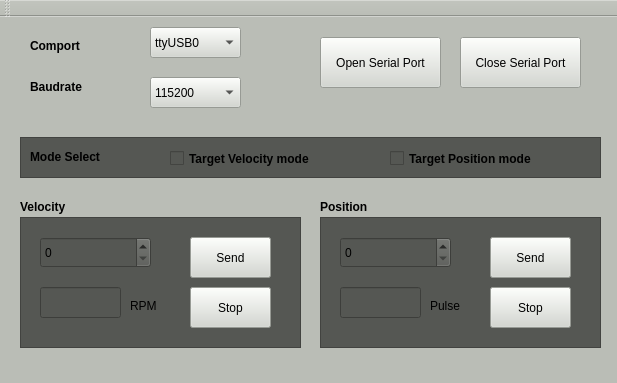
<?xml version="1.0" encoding="UTF-8"?>
<ui version="4.0">
 <class>MainWindow</class>
 <widget class="QMainWindow" name="MainWindow">
  <property name="geometry">
   <rect>
    <x>0</x>
    <y>0</y>
    <width>617</width>
    <height>383</height>
   </rect>
  </property>
  <property name="windowTitle">
   <string>MainWindow</string>
  </property>
  <property name="styleSheet">
   <string notr="true">background-color: rgb(0, 0, 0);
background-color: rgb(186, 189, 182);</string>
  </property>
  <widget class="QWidget" name="centralWidget">
   <widget class="QFrame" name="Speed">
    <property name="geometry">
     <rect>
      <x>20</x>
      <y>200</y>
      <width>281</width>
      <height>131</height>
     </rect>
    </property>
    <property name="styleSheet">
     <string notr="true">background-color: rgb(85, 87, 83);</string>
    </property>
    <property name="frameShape">
     <enum>QFrame::StyledPanel</enum>
    </property>
    <property name="frameShadow">
     <enum>QFrame::Raised</enum>
    </property>
    <widget class="QPushButton" name="SpeedStopPB">
     <property name="geometry">
      <rect>
       <x>170</x>
       <y>70</y>
       <width>81</width>
       <height>41</height>
      </rect>
     </property>
     <property name="styleSheet">
      <string notr="true">background-color: rgb(211, 215, 207);</string>
     </property>
     <property name="text">
      <string>Stop</string>
     </property>
    </widget>
    <widget class="QPushButton" name="SpeedSendPB">
     <property name="geometry">
      <rect>
       <x>170</x>
       <y>20</y>
       <width>81</width>
       <height>41</height>
      </rect>
     </property>
     <property name="styleSheet">
      <string notr="true">background-color: rgb(211, 215, 207);</string>
     </property>
     <property name="text">
      <string>Send</string>
     </property>
    </widget>
    <widget class="QLineEdit" name="SpeedLE">
     <property name="geometry">
      <rect>
       <x>20</x>
       <y>70</y>
       <width>81</width>
       <height>31</height>
      </rect>
     </property>
    </widget>
    <widget class="QSpinBox" name="SpeedSB">
     <property name="geometry">
      <rect>
       <x>20</x>
       <y>20</y>
       <width>111</width>
       <height>31</height>
      </rect>
     </property>
     <property name="maximum">
      <number>250</number>
     </property>
     <property name="singleStep">
      <number>10</number>
     </property>
    </widget>
    <widget class="QLabel" name="portLB_2">
     <property name="geometry">
      <rect>
       <x>110</x>
       <y>80</y>
       <width>31</width>
       <height>17</height>
      </rect>
     </property>
     <property name="font">
      <font>
       <weight>50</weight>
       <bold>false</bold>
      </font>
     </property>
     <property name="text">
      <string>RPM</string>
     </property>
    </widget>
   </widget>
   <widget class="QFrame" name="Velocity">
    <property name="geometry">
     <rect>
      <x>320</x>
      <y>200</y>
      <width>281</width>
      <height>131</height>
     </rect>
    </property>
    <property name="styleSheet">
     <string notr="true">background-color: rgb(85, 87, 83);</string>
    </property>
    <property name="frameShape">
     <enum>QFrame::StyledPanel</enum>
    </property>
    <property name="frameShadow">
     <enum>QFrame::Raised</enum>
    </property>
    <widget class="QPushButton" name="PositionStopPB">
     <property name="geometry">
      <rect>
       <x>170</x>
       <y>70</y>
       <width>81</width>
       <height>41</height>
      </rect>
     </property>
     <property name="styleSheet">
      <string notr="true">background-color: rgb(211, 215, 207);</string>
     </property>
     <property name="text">
      <string>Stop</string>
     </property>
    </widget>
    <widget class="QSpinBox" name="PositionSB">
     <property name="geometry">
      <rect>
       <x>20</x>
       <y>20</y>
       <width>111</width>
       <height>31</height>
      </rect>
     </property>
     <property name="maximum">
      <number>100000</number>
     </property>
     <property name="singleStep">
      <number>100</number>
     </property>
    </widget>
    <widget class="QPushButton" name="PositionSendPB">
     <property name="geometry">
      <rect>
       <x>170</x>
       <y>20</y>
       <width>81</width>
       <height>41</height>
      </rect>
     </property>
     <property name="styleSheet">
      <string notr="true">background-color: rgb(211, 215, 207);</string>
     </property>
     <property name="text">
      <string>Send</string>
     </property>
    </widget>
    <widget class="QLineEdit" name="PositionLE">
     <property name="geometry">
      <rect>
       <x>20</x>
       <y>70</y>
       <width>81</width>
       <height>31</height>
      </rect>
     </property>
    </widget>
    <widget class="QLabel" name="portLB_3">
     <property name="geometry">
      <rect>
       <x>110</x>
       <y>80</y>
       <width>41</width>
       <height>17</height>
      </rect>
     </property>
     <property name="font">
      <font>
       <weight>50</weight>
       <bold>false</bold>
      </font>
     </property>
     <property name="text">
      <string>Pulse</string>
     </property>
    </widget>
   </widget>
   <widget class="QPushButton" name="stopPB">
    <property name="geometry">
     <rect>
      <x>460</x>
      <y>20</y>
      <width>121</width>
      <height>51</height>
     </rect>
    </property>
    <property name="styleSheet">
     <string notr="true">background-color: rgb(211, 215, 207);</string>
    </property>
    <property name="text">
     <string>Close Serial Port</string>
    </property>
   </widget>
   <widget class="QLabel" name="baudLB">
    <property name="geometry">
     <rect>
      <x>30</x>
      <y>60</y>
      <width>67</width>
      <height>20</height>
     </rect>
    </property>
    <property name="font">
     <font>
      <weight>75</weight>
      <bold>true</bold>
     </font>
    </property>
    <property name="text">
     <string>Baudrate</string>
    </property>
   </widget>
   <widget class="QPushButton" name="openPB">
    <property name="geometry">
     <rect>
      <x>320</x>
      <y>20</y>
      <width>121</width>
      <height>51</height>
     </rect>
    </property>
    <property name="styleSheet">
     <string notr="true">background-color: rgb(211, 215, 207);</string>
    </property>
    <property name="text">
     <string>Open Serial Port</string>
    </property>
   </widget>
   <widget class="QComboBox" name="baudCB">
    <property name="geometry">
     <rect>
      <x>150</x>
      <y>60</y>
      <width>91</width>
      <height>31</height>
     </rect>
    </property>
    <property name="styleSheet">
     <string notr="true">background-color: rgb(211, 215, 207);</string>
    </property>
    <item>
     <property name="text">
      <string>115200</string>
     </property>
    </item>
    <item>
     <property name="text">
      <string>9600</string>
     </property>
    </item>
   </widget>
   <widget class="QLabel" name="portLB">
    <property name="geometry">
     <rect>
      <x>30</x>
      <y>20</y>
      <width>67</width>
      <height>17</height>
     </rect>
    </property>
    <property name="font">
     <font>
      <weight>75</weight>
      <bold>true</bold>
     </font>
    </property>
    <property name="text">
     <string>Comport</string>
    </property>
   </widget>
   <widget class="QComboBox" name="usbCB">
    <property name="geometry">
     <rect>
      <x>150</x>
      <y>10</y>
      <width>91</width>
      <height>31</height>
     </rect>
    </property>
    <property name="styleSheet">
     <string notr="true">background-color: rgb(211, 215, 207);</string>
    </property>
    <item>
     <property name="text">
      <string>ttyUSB0</string>
     </property>
    </item>
    <item>
     <property name="text">
      <string>ttyUSB1</string>
     </property>
    </item>
    <item>
     <property name="text">
      <string>ttyUSB2</string>
     </property>
    </item>
   </widget>
   <widget class="QFrame" name="Speed_2">
    <property name="geometry">
     <rect>
      <x>20</x>
      <y>120</y>
      <width>581</width>
      <height>41</height>
     </rect>
    </property>
    <property name="styleSheet">
     <string notr="true">background-color: rgb(85, 87, 83);</string>
    </property>
    <property name="frameShape">
     <enum>QFrame::StyledPanel</enum>
    </property>
    <property name="frameShadow">
     <enum>QFrame::Raised</enum>
    </property>
    <widget class="QCheckBox" name="SpeedCB">
     <property name="geometry">
      <rect>
       <x>150</x>
       <y>10</y>
       <width>201</width>
       <height>23</height>
      </rect>
     </property>
     <property name="font">
      <font>
       <weight>75</weight>
       <bold>true</bold>
      </font>
     </property>
     <property name="text">
      <string>Target Velocity mode</string>
     </property>
    </widget>
    <widget class="QCheckBox" name="PositionCB">
     <property name="geometry">
      <rect>
       <x>370</x>
       <y>10</y>
       <width>201</width>
       <height>23</height>
      </rect>
     </property>
     <property name="font">
      <font>
       <weight>75</weight>
       <bold>true</bold>
      </font>
     </property>
     <property name="text">
      <string>Target Position mode</string>
     </property>
    </widget>
    <widget class="QLabel" name="baudLB_2">
     <property name="geometry">
      <rect>
       <x>10</x>
       <y>10</y>
       <width>91</width>
       <height>20</height>
      </rect>
     </property>
     <property name="font">
      <font>
       <weight>75</weight>
       <bold>true</bold>
      </font>
     </property>
     <property name="text">
      <string>Mode Select</string>
     </property>
    </widget>
   </widget>
   <widget class="QLabel" name="baudLB_3">
    <property name="geometry">
     <rect>
      <x>20</x>
      <y>180</y>
      <width>91</width>
      <height>20</height>
     </rect>
    </property>
    <property name="font">
     <font>
      <weight>75</weight>
      <bold>true</bold>
     </font>
    </property>
    <property name="text">
     <string>Velocity</string>
    </property>
   </widget>
   <widget class="QLabel" name="baudLB_4">
    <property name="geometry">
     <rect>
      <x>320</x>
      <y>180</y>
      <width>91</width>
      <height>20</height>
     </rect>
    </property>
    <property name="font">
     <font>
      <weight>75</weight>
      <bold>true</bold>
     </font>
    </property>
    <property name="text">
     <string>Position</string>
    </property>
   </widget>
  </widget>
  <widget class="QMenuBar" name="menuBar">
   <property name="geometry">
    <rect>
     <x>0</x>
     <y>0</y>
     <width>617</width>
     <height>22</height>
    </rect>
   </property>
  </widget>
  <widget class="QToolBar" name="mainToolBar">
   <attribute name="toolBarArea">
    <enum>TopToolBarArea</enum>
   </attribute>
   <attribute name="toolBarBreak">
    <bool>false</bool>
   </attribute>
  </widget>
  <widget class="QStatusBar" name="statusBar"/>
 </widget>
 <layoutdefault spacing="6" margin="11"/>
 <resources/>
 <connections/>
</ui>
